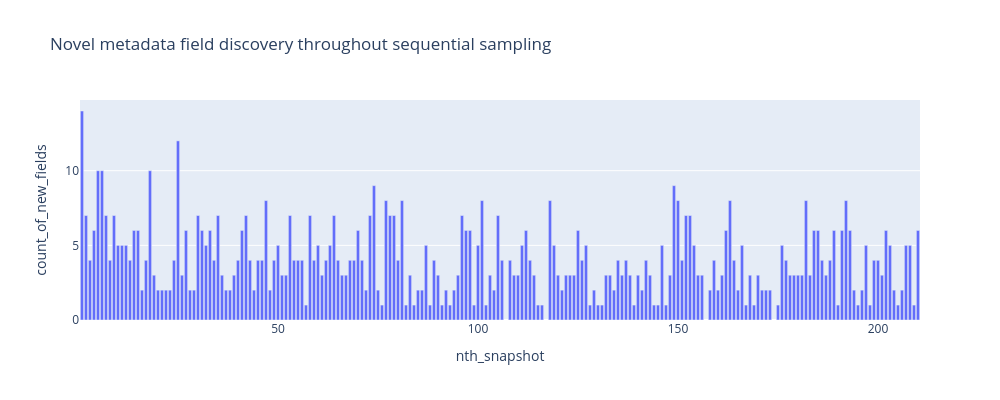

The code cell stored with this chart in its notebook:
### Code cell
# TODO: Overlay 5-point rolling average
px.bar(
    appearance_df_hist.reset_index().rename(columns={"count": "count_of_new_fields"}),
    x="nth_snapshot",
    y="count_of_new_fields",
    title="Novel metadata field discovery throughout sequential sampling",
    width=1000,
    height=400,
)

### Figure 1 — Plotly figure (JSON) as saved in the notebook; plotly's stock layout.template omitted (floating-point values rounded to 4 significant figures; data arrays with more than 128 entries replaced by an {"elided": "..."} marker saying what was removed)
{"data": [{"hovertemplate": "nth_snapshot=%{x}<br>count_of_new_fields=%{y}<extra></extra>", "legendgroup": "", "marker": {"color": "#636efa", "pattern": {"shape": ""}}, "name": "", "orientation": "v", "showlegend": false, "textposition": "auto", "type": "bar", "x": {"elided": "206 int values"}, "xaxis": "x", "y": {"elided": "206 int values"}, "yaxis": "y"}], "layout": {"barmode": "relative", "height": 400, "legend": {"tracegroupgap": 0}, "title": {"text": "Novel metadata field discovery throughout sequential sampling"}, "width": 1000, "xaxis": {"anchor": "y", "autorange": true, "domain": [0, 1], "range": [0.5, 210.5], "title": {"text": "nth_snapshot"}, "type": "linear"}, "yaxis": {"anchor": "x", "autorange": true, "domain": [0, 1], "range": [0, 14.74], "title": {"text": "count_of_new_fields"}, "type": "linear"}}}
